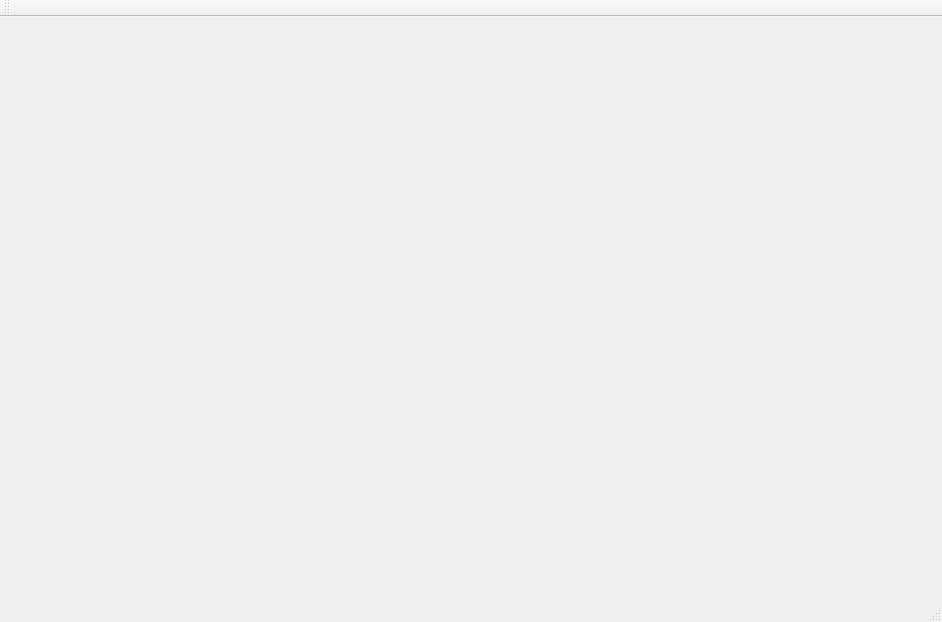
<?xml version="1.0" encoding="UTF-8"?>
<ui version="4.0">
 <class>MainWindow</class>
 <widget class="QMainWindow" name="MainWindow">
  <property name="geometry">
   <rect>
    <x>0</x>
    <y>0</y>
    <width>942</width>
    <height>622</height>
   </rect>
  </property>
  <property name="windowTitle">
   <string>MainWindow</string>
  </property>
  <property name="styleSheet">
   <string notr="true"/>
  </property>
  <widget class="QWidget" name="centralWidget"/>
  <widget class="QMenuBar" name="menuBar">
   <property name="geometry">
    <rect>
     <x>0</x>
     <y>0</y>
     <width>942</width>
     <height>26</height>
    </rect>
   </property>
  </widget>
  <widget class="QToolBar" name="mainToolBar">
   <attribute name="toolBarArea">
    <enum>TopToolBarArea</enum>
   </attribute>
   <attribute name="toolBarBreak">
    <bool>false</bool>
   </attribute>
  </widget>
  <widget class="QStatusBar" name="statusBar"/>
 </widget>
 <layoutdefault spacing="6" margin="11"/>
 <resources/>
 <connections/>
</ui>
